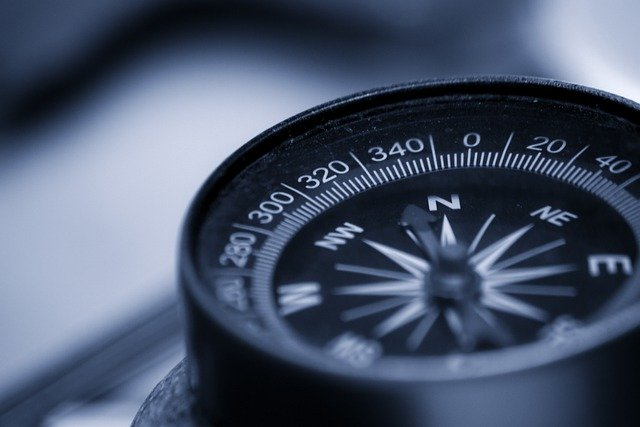
//> input picture 163337_14_1/image.jpg, 640 x 427 px
$ ./thresholding   (built with g++ and OpenCV 4)
//> lines starting //> are read from the running program, lines starting //| are printed output that depends on the picture; after the words box and inside, x2 and y2 are one past the last pixel; in counts of white or black regions, pixels touching at a corner belong together
#include "opencv2/opencv.hpp"
using namespace cv;
#include <iostream>
using namespace std;

int main()
{
    int threshold_value = 127; //처음 추정치 T
    int lowsum = 0, highsum = 0, lowcount = 0, highcount = 0;
    int u1 = 0, u2 = 0;

    Mat src, dst;
    src = imread("image.jpg", IMREAD_GRAYSCALE);
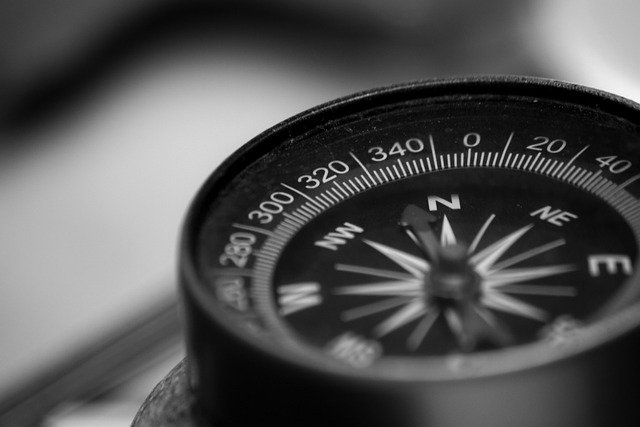
//> src: 427 rows x 640 cols, CV_8UC1; min 0, max 255, mean 83.7
    cout << "threshold value : " << threshold_value << endl;
    while (1)
    {
        for (int i = 0; i < src.rows; i++)
        {
            for (int j = 0; j < src.cols; j++)
            { //임계치를 기준으로 임계치보다 아래 화소면 low, 높으면 high로 구분
                if (src.at<uchar>(i, j) < threshold_value)
                {
                    lowsum += src.at<uchar>(i, j);
                    lowcount++;
                }
                else
                {
                    highsum += src.at<uchar>(i, j);
                    highcount++;
                }
            }
        }
        //평균 임계값 u1과 u2가 더이상 변하지 않으면 빠져나옴
        if (lowsum / lowcount == u1 && highsum / highcount == u2)
            break;
        else //그 외에는 새로운 임계값을 설정함
        {
            u1 = lowsum / lowcount;
            u2 = highsum / highcount;

            threshold_value = (u1 + u2) / 2.0f;
            cout << "threshold value : " << threshold_value << endl;

            lowsum = lowcount = highsum = highcount = 0;
        }
    }
//> this loop made 6 passes
//> (lowsum, lowcount, highsum, highcount, u1, u2, threshold_value) on passes 1 to 5: (9898047, 200630, 12975156, 72650, 49, 178, 113), (8881379, 192116, 13991824, 81164, 46, 172, 109), (8585198, 189436, 14288005, 83844, 45, 170, 107), (8428018, 187974, 14445185, 85306, 44, 169, 106), (8348306, 187222, 14524897, 86058, 44, 168, 106)
//> (lowsum, lowcount, highsum, highcount) on pass 6: (8348306, 187222, 14524897, 86058)
//| threshold value : 113
//| threshold value : 109
//| threshold value : 107
//| threshold value : 106
//| threshold value : 106
//> after the loop, lowsum = 8348306; lowcount = 187222; highsum = 14524897; highcount = 86058
    threshold(src, dst, threshold_value, 255, THRESH_BINARY);
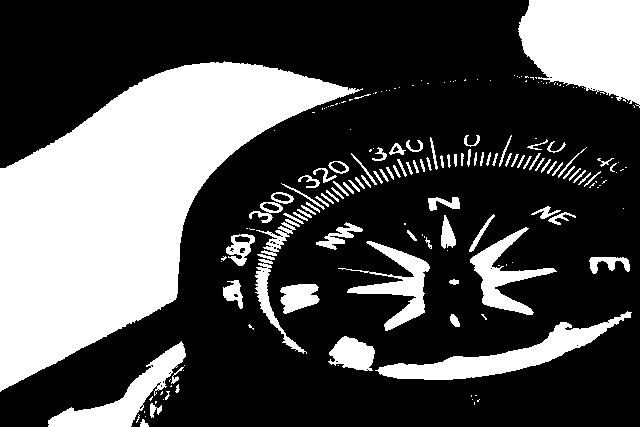
//> dst: 427 rows x 640 cols, CV_8UC1; 31.2% white; 192 white regions (97 under 20 px), largest, box (x1, y1, x2, y2) and area: (0, 61, 363, 392) 52828, (518, 0, 640, 108) 10001, (375, 311, 632, 380) 4512

    imshow("Original", src);
    imshow("Thresholding", dst);

    while (1)
    {
        int key = waitKey();
//> the 'q' key is pressed
        if (key == 'q')
            return 0;
//> (the program exits here)
